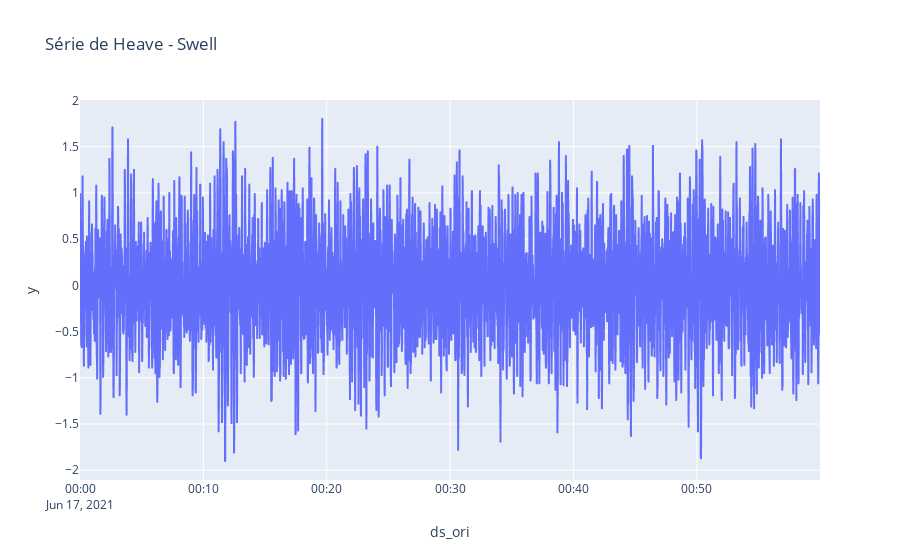

Notebook cell for this chart:
### Code cell
fig = px.line(df, x="ds_ori", y="y", title=f"Série de Heave - {series[IDX].capitalize()}", labels={"time_sec": "Tempo (s)", "n1": "n1"})
fig.show()

### Figure 1 — Plotly figure (JSON) as saved in the notebook; plotly's stock layout.template omitted (floating-point values rounded to 4 significant figures; data arrays with more than 128 entries replaced by an {"elided": "..."} marker saying what was removed)
{"data": [{"hovertemplate": "ds_ori=%{x}<br>y=%{y}<extra></extra>", "legendgroup": "", "line": {"color": "#636efa", "dash": "solid"}, "marker": {"symbol": "circle"}, "mode": "lines", "name": "", "showlegend": false, "type": "scattergl", "x": {"elided": "4608 str values"}, "xaxis": "x", "y": {"elided": "4608 float values"}, "yaxis": "y"}], "layout": {"legend": {"tracegroupgap": 0}, "title": {"text": "Série de Heave - Swell"}, "xaxis": {"anchor": "y", "domain": [0, 1], "title": {"text": "ds_ori"}}, "yaxis": {"anchor": "x", "domain": [0, 1], "title": {"text": "y"}}}}
